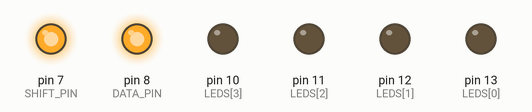
This sketch was run on a simulated Arduino Uno, built with avr-gcc and run on an emulated ATmega328P. On the bench: output pins drawn as LEDs (lit = HIGH). Pins used as bus, display or sensor lines are not drawn; what the sketch prints to the serial monitor is not drawn.

Above: at 0.2 s.
At 4.1 s:
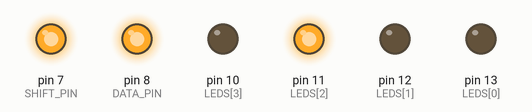
At 9.1 s:
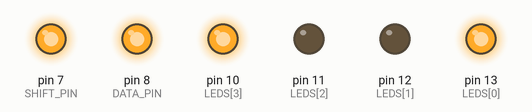
At 19.1 s:
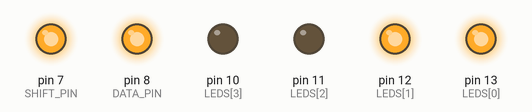
At 28.1 s:
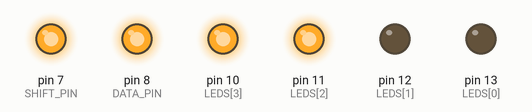
At 38.1 s:
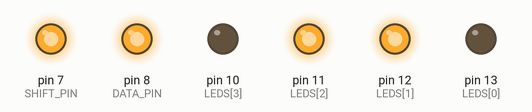
Timing chart, 0 to 40.0 s (numbered marks = the images above):
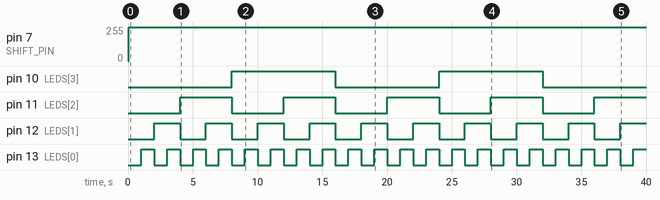

The sketch:

7Segment.ino
```cpp
const byte LATCH_PIN = 4;
const byte SHIFT_PIN = 7;
const byte DATA_PIN = 8;
const byte CONTROL_PINS[] = { LATCH_PIN,
                              SHIFT_PIN,
                              DATA_PIN };
#pragma region LED Control
const byte LEDS[] = { 13, 12, 11, 10 };

void setLeds(byte state) {
  for (byte i = 0; i < 4; i++) {
    digitalWrite(LEDS[i], bitRead(state, i));
  }
}
#pragma endregion

void setup() {
  Serial.begin(9600);
  for (byte i = 0; i < 4; i++) {
    pinMode(LEDS[i], OUTPUT);
  }

  for (byte i = 0; i < 3; i++) {
    const byte pin = CONTROL_PINS[i];
    pinMode(pin, OUTPUT);
    digitalWrite(pin, LOW);
  }

  while (!Serial) { ; }
  delay(10);
  Serial.println("Initialised");
  delay(10);
  setState(B11111111);
}


void loop() {
  static byte counter = 0;
  setLeds(counter++);
  delay(1000);
}

void doShift(bool bit) {
  digitalWrite(SHIFT_PIN, LOW);
  digitalWrite(DATA_PIN, bit);
  digitalWrite(SHIFT_PIN, HIGH);
}

void setState(byte state) {
  digitalWrite(LATCH_PIN, LOW);

  // Set all digits high
  for (byte i = 0; i < 8; i++) {
    doShift(HIGH);
  }

  for (byte i = 0; i < 8; i++) {
    const bool bitState = bitRead(state, i) == 0 ? LOW : HIGH;
    doShift(bitState);
  }

  digitalWrite(LATCH_PIN, HIGH);
}
```

Measured:
- by itself, pin 7 (SHIFT_PIN): 0/255 → 255/255 at 0.06 s
- by itself, pin 10 (LEDS[3]): alternates HIGH for 8.0 s and LOW for 8.0 s
- by itself, pin 11 (LEDS[2]): alternates HIGH for 4.0 s and LOW for 4.0 s
- by itself, pin 12 (LEDS[1]): alternates HIGH for 2.0 s and LOW for 2.0 s
- by itself, pin 13 (LEDS[0]): alternates HIGH for 1.0 s and LOW for 1.0 s
